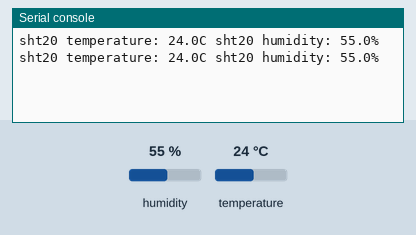
A program run on a simulated Raspberry Pi Pico running MicroPython. On the bench: the last lines printed to the serial console. The inputs (shaded band) are chosen by the test bench; at power-on: humidity 55 %, temperature 24 °C.

Above: at 1.2 s.
1.3 s: humidity set to 22 %
At 2.7 s:
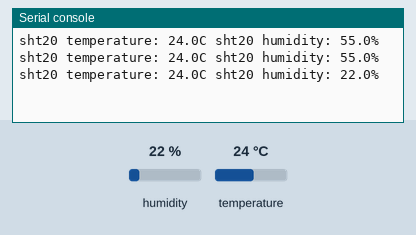
2.8 s: temperature set to 12 °C
At 4.1 s:
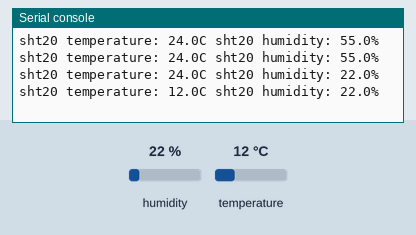
4.3 s: humidity set to 40 %
At 5.4 s:
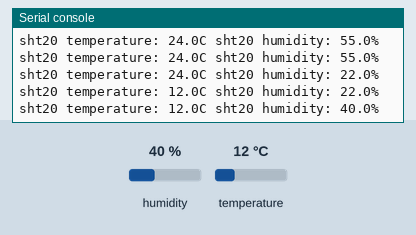
Timing chart, 0 to 7.3 s (numbered marks = the images above; inputs shaded):
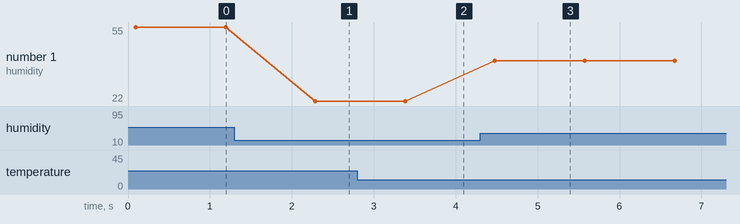

The program:

pico_8_temp_hum.py
```python
#RPI PICO ProMake Carrier Board
#Receiving temperature and Humidity by Sensor TAG Module

from machine import Pin, I2C, ADC
from utime import sleep


i2c = I2C(0, scl=Pin(17), sda=Pin(16))

#########################################################################################################################################
def sht20_temperature():
    """Obtain the temperature value of SHT20 module
    Return:Temperature
    """
    i2c.writeto(0x40,b'\xf3')                       # Write byte “0xf3” to address 0x40, SHT20
    sleep(0.070)                                    # SHT20 measurement takes time, must wait
    t=i2c.readfrom(0x40, 2)                         # Read 2 bytes of data from the x40 address, SHT20
    return -46.86+175.72*(t[0]*256+t[1])/65535      # Perform temperature conversion processing on the read data T=-46.86+175.72*St/2^16
#########################################################################################################################################

def sht20_humidity():
    """Obtain the humidity value of SHT20 module
    Return:Humidity
    """
    i2c.writeto(0x40,b'\xf5')                       # Write byte “0xf5” to address 0x40, SHT20
    sleep(0.025)                                    # SHT20 measurement takes time, must wait
    t=i2c.readfrom(0x40, 2)                         # Read 2 bytes of data from the x40 address, SHT20
    return -6+125*(t[0]*256+t[1])/65535             # Perform humidity conversion processing on the read data RH=-6+125*Srh/2^16
#########################################################################################################################################

while True:

    temper=sht20_temperature()
    humid=sht20_humidity()
    print("sht20 temperature: %0.1fC sht20 humidity: %0.1f%% " %(temper,humid))
    sleep(1)
```

Measured:
- after the input at 1.3 s, the serial console: prints a new line after 0.99 s (image 1)
- after the input at 2.8 s, the serial console: prints a new line after 0.58 s (image 2)
- after the input at 4.3 s, the serial console: prints a new line after 0.18 s (image 3)
- plotted number 1: 55 → 22 after the input at 1.3 s, 22 → 40 after the input at 4.3 s
